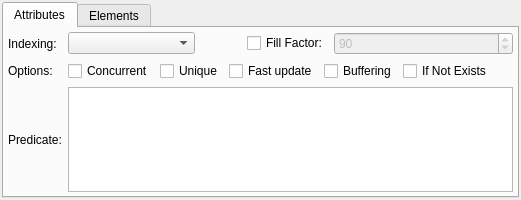
<?xml version="1.0" encoding="UTF-8"?>
<ui version="4.0">
 <class>IndexWidget</class>
 <widget class="QWidget" name="IndexWidget">
  <property name="geometry">
   <rect>
    <x>0</x>
    <y>0</y>
    <width>521</width>
    <height>200</height>
   </rect>
  </property>
  <property name="minimumSize">
   <size>
    <width>0</width>
    <height>0</height>
   </size>
  </property>
  <layout class="QGridLayout" name="index_grid">
   <property name="leftMargin">
    <number>2</number>
   </property>
   <property name="topMargin">
    <number>2</number>
   </property>
   <property name="rightMargin">
    <number>2</number>
   </property>
   <property name="bottomMargin">
    <number>2</number>
   </property>
   <property name="spacing">
    <number>6</number>
   </property>
   <item row="0" column="0">
    <widget class="QTabWidget" name="tabWidget">
     <property name="currentIndex">
      <number>0</number>
     </property>
     <widget class="QWidget" name="tab_3">
      <attribute name="title">
       <string>Attributes</string>
      </attribute>
      <layout class="QGridLayout" name="gridLayout_2">
       <property name="leftMargin">
        <number>4</number>
       </property>
       <property name="topMargin">
        <number>4</number>
       </property>
       <property name="rightMargin">
        <number>4</number>
       </property>
       <property name="bottomMargin">
        <number>4</number>
       </property>
       <property name="spacing">
        <number>6</number>
       </property>
       <item row="1" column="1" colspan="4">
        <layout class="QHBoxLayout" name="horizontalLayout_2">
         <property name="spacing">
          <number>6</number>
         </property>
         <item>
          <widget class="QCheckBox" name="concurrent_chk">
           <property name="sizePolicy">
            <sizepolicy hsizetype="Preferred" vsizetype="Preferred">
             <horstretch>0</horstretch>
             <verstretch>0</verstretch>
            </sizepolicy>
           </property>
           <property name="minimumSize">
            <size>
             <width>0</width>
             <height>0</height>
            </size>
           </property>
           <property name="maximumSize">
            <size>
             <width>16777215</width>
             <height>16777215</height>
            </size>
           </property>
           <property name="text">
            <string>Concurrent</string>
           </property>
          </widget>
         </item>
         <item>
          <widget class="QCheckBox" name="unique_chk">
           <property name="sizePolicy">
            <sizepolicy hsizetype="Minimum" vsizetype="Fixed">
             <horstretch>0</horstretch>
             <verstretch>0</verstretch>
            </sizepolicy>
           </property>
           <property name="minimumSize">
            <size>
             <width>0</width>
             <height>0</height>
            </size>
           </property>
           <property name="maximumSize">
            <size>
             <width>16777215</width>
             <height>16777215</height>
            </size>
           </property>
           <property name="text">
            <string>Unique</string>
           </property>
          </widget>
         </item>
         <item>
          <widget class="QCheckBox" name="fast_update_chk">
           <property name="sizePolicy">
            <sizepolicy hsizetype="Preferred" vsizetype="Fixed">
             <horstretch>0</horstretch>
             <verstretch>0</verstretch>
            </sizepolicy>
           </property>
           <property name="minimumSize">
            <size>
             <width>0</width>
             <height>0</height>
            </size>
           </property>
           <property name="maximumSize">
            <size>
             <width>16777215</width>
             <height>16777215</height>
            </size>
           </property>
           <property name="text">
            <string>Fast update</string>
           </property>
          </widget>
         </item>
         <item>
          <widget class="QCheckBox" name="buffering_chk">
           <property name="sizePolicy">
            <sizepolicy hsizetype="Preferred" vsizetype="Fixed">
             <horstretch>0</horstretch>
             <verstretch>0</verstretch>
            </sizepolicy>
           </property>
           <property name="text">
            <string>Buffering</string>
           </property>
          </widget>
         </item>
         <item>
          <widget class="QCheckBox" name="if_not_exists_chk">
           <property name="sizePolicy">
            <sizepolicy hsizetype="Expanding" vsizetype="Fixed">
             <horstretch>0</horstretch>
             <verstretch>0</verstretch>
            </sizepolicy>
           </property>
           <property name="text">
            <string>If Not Exists</string>
           </property>
          </widget>
         </item>
        </layout>
       </item>
       <item row="2" column="0">
        <widget class="QLabel" name="predicate_lbl">
         <property name="sizePolicy">
          <sizepolicy hsizetype="Preferred" vsizetype="Preferred">
           <horstretch>0</horstretch>
           <verstretch>0</verstretch>
          </sizepolicy>
         </property>
         <property name="minimumSize">
          <size>
           <width>0</width>
           <height>0</height>
          </size>
         </property>
         <property name="maximumSize">
          <size>
           <width>16777215</width>
           <height>16777215</height>
          </size>
         </property>
         <property name="text">
          <string>Predicate:</string>
         </property>
        </widget>
       </item>
       <item row="2" column="1" colspan="4">
        <widget class="QPlainTextEdit" name="predicate_txt">
         <property name="sizePolicy">
          <sizepolicy hsizetype="Expanding" vsizetype="Expanding">
           <horstretch>0</horstretch>
           <verstretch>0</verstretch>
          </sizepolicy>
         </property>
         <property name="minimumSize">
          <size>
           <width>0</width>
           <height>50</height>
          </size>
         </property>
         <property name="maximumSize">
          <size>
           <width>16777215</width>
           <height>16777215</height>
          </size>
         </property>
         <property name="frameShadow">
          <enum>QFrame::Sunken</enum>
         </property>
         <property name="lineWidth">
          <number>1</number>
         </property>
         <property name="midLineWidth">
          <number>0</number>
         </property>
         <property name="verticalScrollBarPolicy">
          <enum>Qt::ScrollBarAsNeeded</enum>
         </property>
         <property name="horizontalScrollBarPolicy">
          <enum>Qt::ScrollBarAsNeeded</enum>
         </property>
        </widget>
       </item>
       <item row="0" column="0">
        <widget class="QLabel" name="indexing_lbl">
         <property name="sizePolicy">
          <sizepolicy hsizetype="Preferred" vsizetype="Preferred">
           <horstretch>0</horstretch>
           <verstretch>0</verstretch>
          </sizepolicy>
         </property>
         <property name="minimumSize">
          <size>
           <width>0</width>
           <height>0</height>
          </size>
         </property>
         <property name="maximumSize">
          <size>
           <width>16777215</width>
           <height>16777215</height>
          </size>
         </property>
         <property name="font">
          <font>
           <weight>50</weight>
           <italic>false</italic>
           <bold>false</bold>
          </font>
         </property>
         <property name="text">
          <string>Indexing:</string>
         </property>
        </widget>
       </item>
       <item row="0" column="1">
        <widget class="QComboBox" name="indexing_cmb">
         <property name="sizePolicy">
          <sizepolicy hsizetype="Fixed" vsizetype="Fixed">
           <horstretch>0</horstretch>
           <verstretch>0</verstretch>
          </sizepolicy>
         </property>
         <property name="minimumSize">
          <size>
           <width>127</width>
           <height>0</height>
          </size>
         </property>
         <property name="maximumSize">
          <size>
           <width>127</width>
           <height>16777215</height>
          </size>
         </property>
        </widget>
       </item>
       <item row="0" column="2">
        <spacer name="horizontalSpacer">
         <property name="orientation">
          <enum>Qt::Horizontal</enum>
         </property>
         <property name="sizeType">
          <enum>QSizePolicy::Fixed</enum>
         </property>
         <property name="sizeHint" stdset="0">
          <size>
           <width>40</width>
           <height>20</height>
          </size>
         </property>
        </spacer>
       </item>
       <item row="1" column="0">
        <widget class="QLabel" name="options_lbl">
         <property name="sizePolicy">
          <sizepolicy hsizetype="Preferred" vsizetype="Fixed">
           <horstretch>0</horstretch>
           <verstretch>0</verstretch>
          </sizepolicy>
         </property>
         <property name="minimumSize">
          <size>
           <width>0</width>
           <height>0</height>
          </size>
         </property>
         <property name="maximumSize">
          <size>
           <width>16777215</width>
           <height>16777215</height>
          </size>
         </property>
         <property name="text">
          <string>Options:</string>
         </property>
        </widget>
       </item>
       <item row="0" column="3">
        <widget class="QCheckBox" name="fill_factor_chk">
         <property name="text">
          <string>Fill Factor:</string>
         </property>
        </widget>
       </item>
       <item row="0" column="4">
        <widget class="QSpinBox" name="fill_factor_sb">
         <property name="enabled">
          <bool>false</bool>
         </property>
         <property name="sizePolicy">
          <sizepolicy hsizetype="Expanding" vsizetype="Fixed">
           <horstretch>0</horstretch>
           <verstretch>0</verstretch>
          </sizepolicy>
         </property>
         <property name="minimumSize">
          <size>
           <width>110</width>
           <height>0</height>
          </size>
         </property>
         <property name="maximumSize">
          <size>
           <width>16777215</width>
           <height>16777215</height>
          </size>
         </property>
         <property name="minimum">
          <number>10</number>
         </property>
         <property name="maximum">
          <number>100</number>
         </property>
         <property name="value">
          <number>90</number>
         </property>
        </widget>
       </item>
      </layout>
     </widget>
     <widget class="QWidget" name="tab_4">
      <attribute name="title">
       <string>Elements</string>
      </attribute>
     </widget>
    </widget>
   </item>
  </layout>
 </widget>
 <tabstops>
  <tabstop>tabWidget</tabstop>
  <tabstop>indexing_cmb</tabstop>
  <tabstop>fill_factor_chk</tabstop>
  <tabstop>fill_factor_sb</tabstop>
  <tabstop>concurrent_chk</tabstop>
  <tabstop>unique_chk</tabstop>
  <tabstop>fast_update_chk</tabstop>
  <tabstop>predicate_txt</tabstop>
 </tabstops>
 <resources/>
 <connections/>
</ui>
